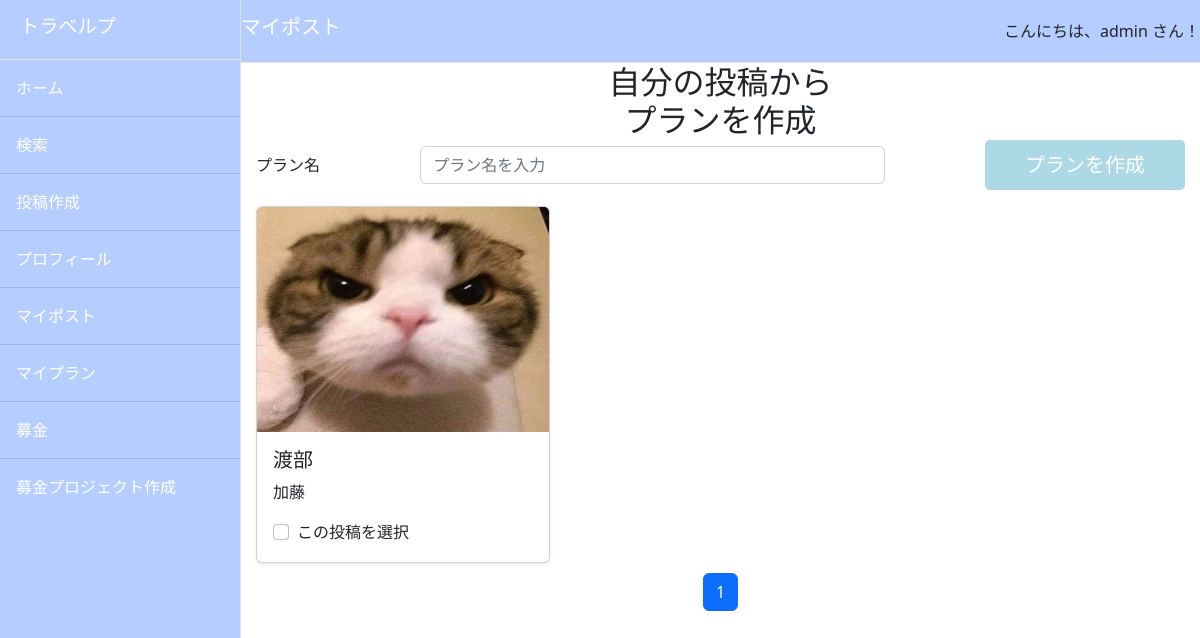
Page /mypost/ (signed in) on the earlier database version.
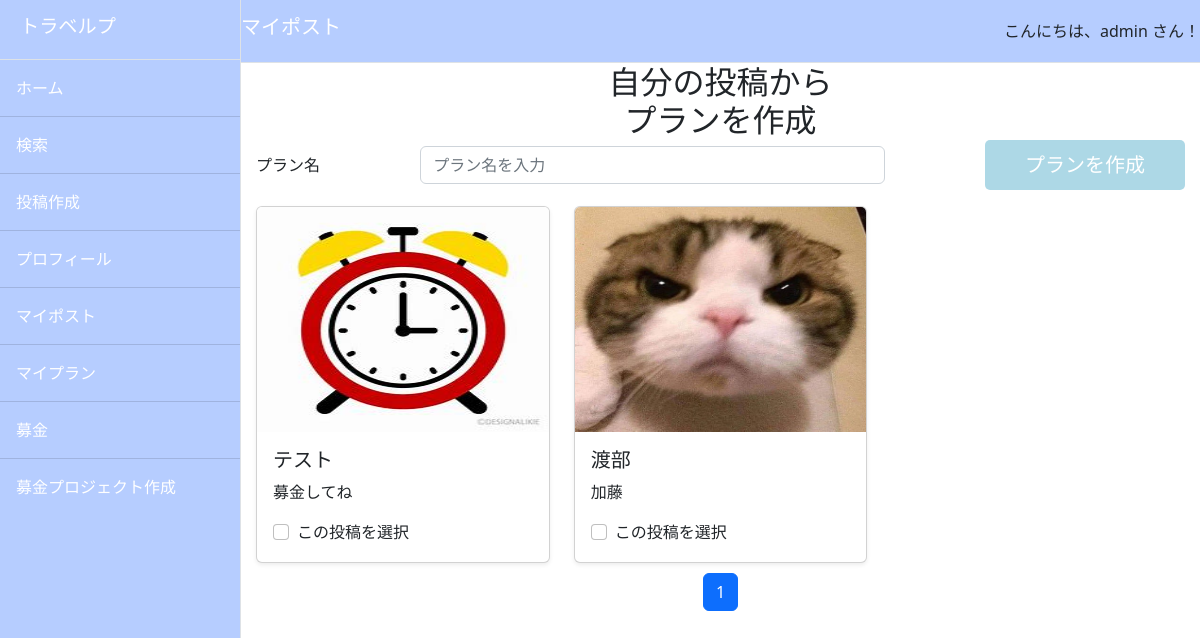
Same page on the later database version.
### travelp/models.py (models this page shows, shortened)
class Post(models.Model):
    user = models.ForeignKey(CustomUser, on_delete=models.SET_NULL, null=True, blank=True)
    title = models.CharField(max_length=200)
    comment = models.TextField()
    created_at = models.DateTimeField(auto_now_add=True)
    caption = models.TextField(verbose_name='場所', blank=True)
    fundraising = models.BooleanField(default=False)
    latitude = models.DecimalField(max_digits=15, decimal_places=11, null=True, blank=True)  # 緯度
    longitude = models.DecimalField(max_digits=15, decimal_places=11, null=True, blank=True)  # 経度

class PostImage(models.Model):
    post = models.ForeignKey(Post, related_name='images', on_delete=models.CASCADE)
    image = models.ImageField(upload_to='photos')

### travelp/views.py (the view, shortened to what this page needs)
# urls.py: path('mypost/', views.mypost, name='mypost'),
@login_required
def mypost(request):
    posts_list = Post.objects.filter(user=request.user).order_by('-created_at')
    paginator = Paginator(posts_list, 6)
    page_number = request.GET.get('page')
    posts = paginator.get_page(page_number)  # 現在のページのオブジェクトを取得
    return render(request, 'mypost.html', {'posts': posts})

### travelp/templates/mypost.html (shortened to what this page needs)
{% extends 'base.html' %}
{% load static %}
{% block header %}マイポスト{% endblock %}
{% block content %}
    <h2 style="width: 80%; margin: 0 auto; text-align: center;">自分の投稿から<br>プランを作成</h2>
    <form id="plan-form" method="POST" action="{% url 'travelp:mypost' %}">
      <div class="mb-3 d-flex align-items-center justify-content-between">
        <label for="plan_name" class="form-label mb-0">プラン名</label>
        <input type="text" id="plan_name" name="plan_name" class="form-control" style="width: 50%;" placeholder="プラン名を入力" required>
        <button type="submit" class="button">プランを作成</button>
      </div>
      <div class="row g-4">
        {% for post in posts %}
          <div class="col-12 col-sm-6 col-md-4">
            <div class="card shadow-sm">
              <img src="{{ post.images.first.image.url }}" class="bd-placeholder-img card-img-top" width="100%" height="225" alt="投稿画像">
              <div class="card-body">
                <h5 class="card-title">{{ post.title|slice:":10" }}{% if post.title|length > 10 %}...{% endif %}</h5>
                <p class="card-text">{{ post.comment|slice:":10" }}{% if post.comment|length > 10 %}...{% endif %}</p>
                <div class="form-check">
                  <input class="form-check-input" type="checkbox" value="{{ post.pk }}" id="post{{ post.pk }}" name="selected_posts">
                  <label class="form-check-label" for="post{{ post.pk }}">
                    この投稿を選択
                  </label>
                </div>
              </div>
            </div>
          </div>
        {% endfor %}
      </div>
      {% include 'pagination.html' with page_obj=posts %}
    </form>
{% endblock %}

Differences in the rows shown:
added Post: images.first.image (picture), title "テスト", comment "募金してね"
